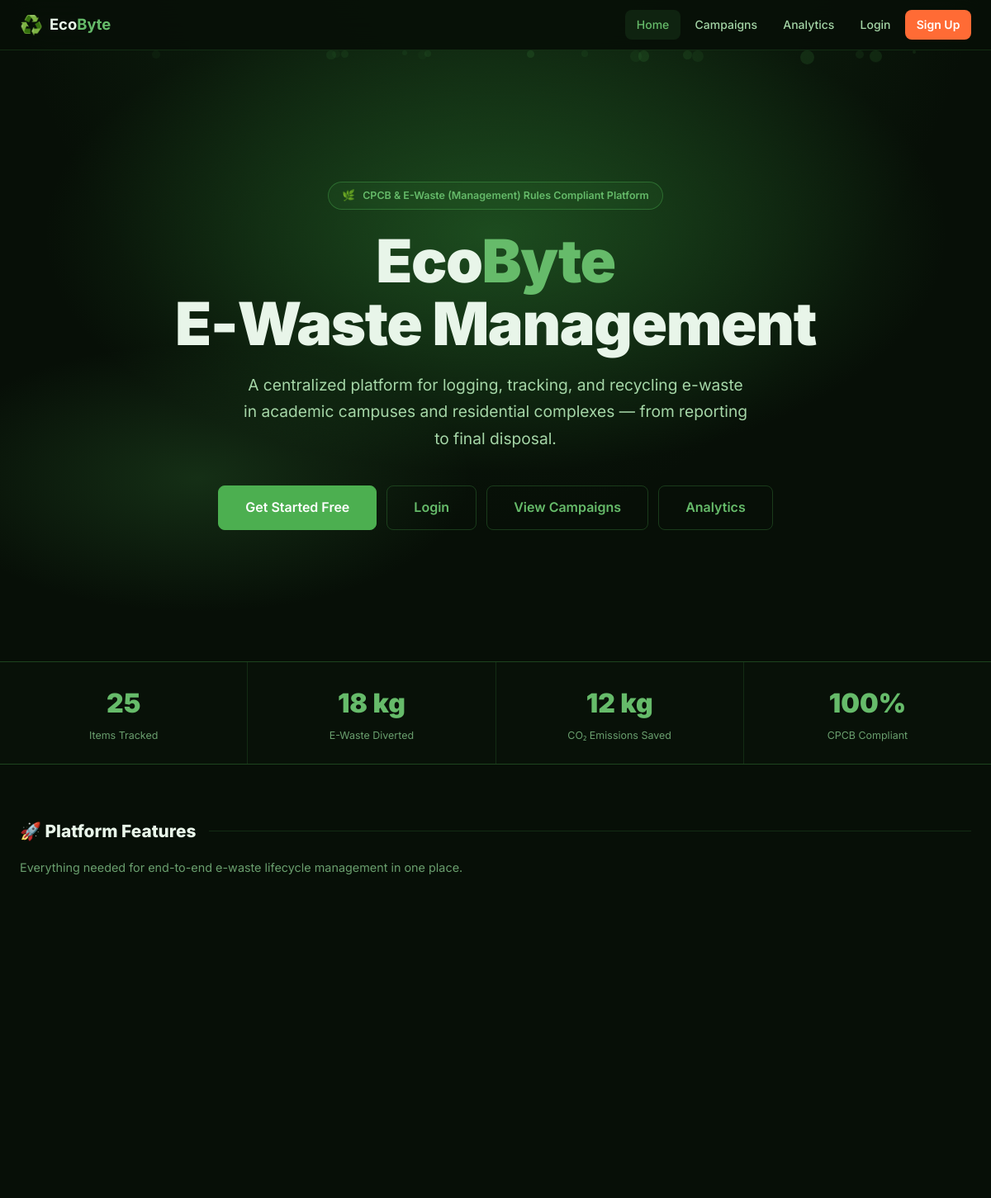
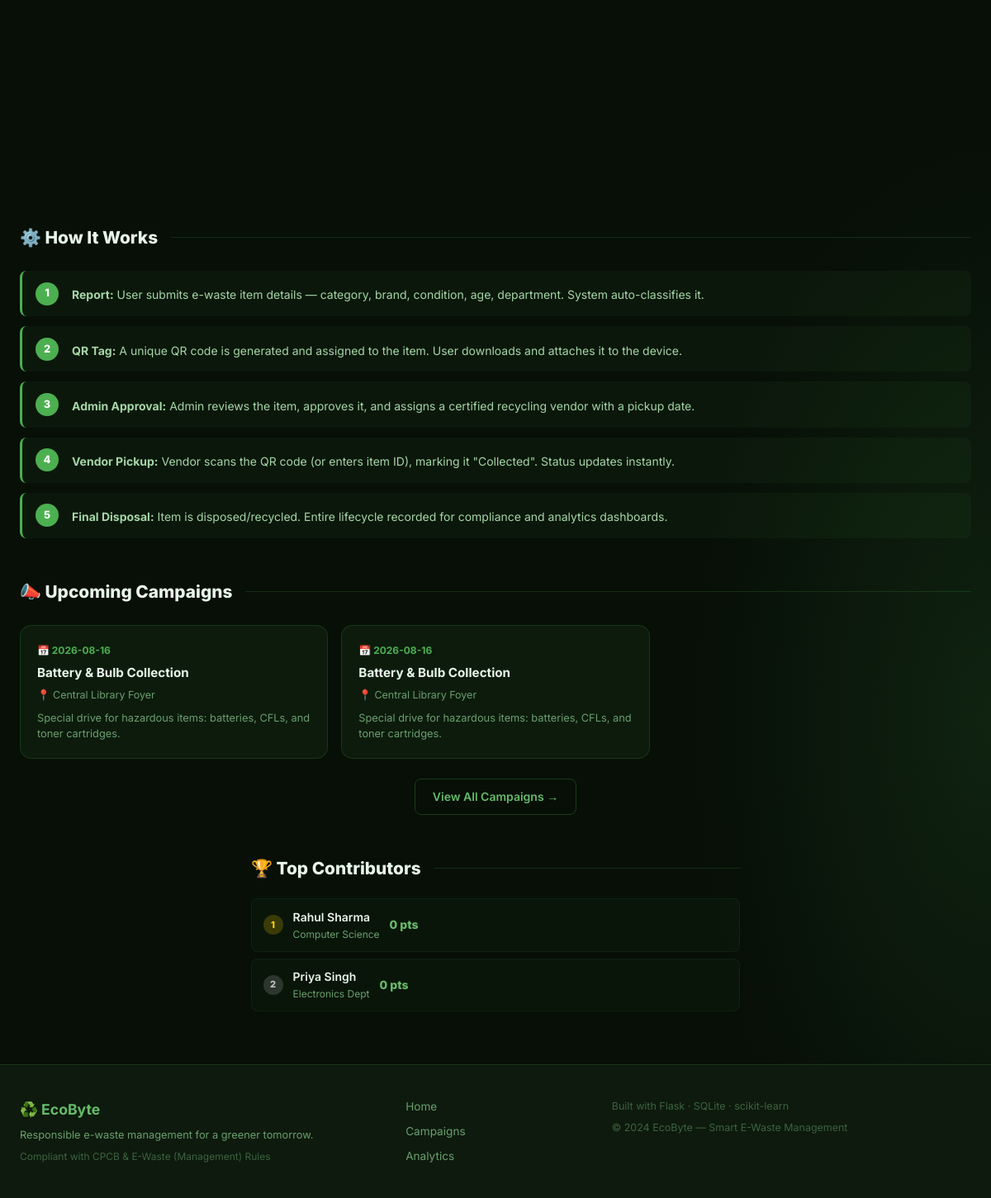
The page / on the database its author committed (2 pictures, top to bottom).
### tables this page shows
CREATE TABLE campaigns (
            id           INTEGER PRIMARY KEY AUTOINCREMENT,
            title        TEXT NOT NULL,
            description  TEXT DEFAULT '',
            date         TEXT NOT NULL,
            location     TEXT DEFAULT '',
            target_items INTEGER DEFAULT 50,
            created_by   INTEGER,
            created_at   TEXT DEFAULT (datetime('now'))
        );

CREATE TABLE users (
            id          INTEGER PRIMARY KEY AUTOINCREMENT,
            name        TEXT    NOT NULL,
            email       TEXT    UNIQUE NOT NULL,
            password_hash TEXT  NOT NULL,
            role        TEXT    DEFAULT 'user',
            department  TEXT    DEFAULT 'General',
            points      INTEGER DEFAULT 0,
            created_at  TEXT    DEFAULT (datetime('now'))
        );

### app.py (the view)
@app.route('/')
def index():
    campaigns   = db.get_upcoming_campaigns(6)
    leaderboard = db.get_leaderboard()
    return render_template('index.html', campaigns=campaigns, leaderboard=leaderboard)

### database.py (called while the page is built)
def get_db():
    conn = sqlite3.connect(DB_PATH)
    conn.row_factory = sqlite3.Row
    return conn

def get_leaderboard():
    conn = get_db()
    rows = conn.execute(
        "SELECT name, department, points FROM users WHERE role='user' ORDER BY points DESC LIMIT 10"
    ).fetchall()
    conn.close()
    return rows

def get_upcoming_campaigns(limit=6):
    conn = get_db()
    today = datetime.now().strftime('%Y-%m-%d')
    rows = conn.execute(
        'SELECT * FROM campaigns WHERE date >= ? ORDER BY date ASC LIMIT ?',
        (today, limit)
    ).fetchall()
    conn.close()
    return rows

### templates/index.html (shortened to what this page needs)
{% extends "base.html" %}
{% block content %}
<section class="hero">
  <div class="particles" aria-hidden="true" id="particles"></div>
  <div class="hero-content">
    <div class="hero-badge">
      🌿 &nbsp; CPCB &amp; E-Waste (Management) Rules Compliant Platform
    </div>
    <h1>
      Eco<span>Byte</span><br>E-Waste Management
    </h1>
    <p class="hero-sub">
      A centralized platform for logging, tracking, and recycling e-waste in
      academic campuses and residential complexes — from reporting to final disposal.
    </p>
    <div class="hero-actions">
      {% if not session.get('user_id') %}
        <a href="{{ url_for('signup') }}" class="btn btn-primary btn-lg">Get Started Free</a>
        <a href="{{ url_for('login') }}" class="btn btn-outline btn-lg">Login</a>
      {% else %}
        <a href="{{ url_for('report') }}" class="btn btn-primary btn-lg">+ Report an Item</a>
        <a href="{{ url_for('dashboard') }}" class="btn btn-outline btn-lg">My Dashboard</a>
      {% endif %}
      <a href="{{ url_for('campaigns') }}" class="btn btn-outline btn-lg">View Campaigns</a>
      <a href="{{ url_for('analytics') }}" class="btn btn-outline btn-lg">Analytics</a>
    </div>
  </div>
</section>
<div class="impact-strip">
  <div class="impact-item">
    <div class="impact-num" id="counterItems">0</div>
    <div class="impact-desc">Items Tracked</div>
  </div>
  <div class="impact-item">
    <div class="impact-num" id="counterKg">0 kg</div>
    <div class="impact-desc">E-Waste Diverted</div>
  </div>
  <div class="impact-item">
    <div class="impact-num" id="counterCO2">0 kg</div>
    <div class="impact-desc">CO₂ Emissions Saved</div>
  </div>
  <div class="impact-item">
    <div class="impact-num">100%</div>
    <div class="impact-desc">CPCB Compliant</div>
  </div>
</div>
<section class="features-section container">
  <h2 class="section-title">🚀 Platform Features</h2>
  <p style="color:var(--text-3);font-size:.9rem;max-width:600px">
    Everything needed for end-to-end e-waste lifecycle management in one place.
  </p>
  <div class="features-grid">
  </div>
</section>
<section class="steps-section container">
  <h2 class="section-title">⚙️ How It Works</h2>
  <div class="steps-list">
    <div class="step-item">
      <div class="step-number">1</div>
      <div class="step-text"><strong>Report:</strong> User submits e-waste item details — category, brand, condition, age, department. System auto-classifies it.</div>
    </div>
    <div class="step-item">
      <div class="step-number">2</div>
      <div class="step-text"><strong>QR Tag:</strong> A unique QR code is generated and assigned to the item. User downloads and attaches it to the device.</div>
    </div>
    <div class="step-item">
      <div class="step-number">3</div>
      <div class="step-text"><strong>Admin Approval:</strong> Admin reviews the item, approves it, and assigns a certified recycling vendor with a pickup date.</div>
    </div>
    <div class="step-item">
      <div class="step-number">4</div>
      <div class="step-text"><strong>Vendor Pickup:</strong> Vendor scans the QR code (or enters item ID), marking it "Collected". Status updates instantly.</div>
    </div>
    <div class="step-item">
      <div class="step-number">5</div>
      <div class="step-text"><strong>Final Disposal:</strong> Item is disposed/recycled. Entire lifecycle recorded for compliance and analytics dashboards.</div>
    </div>
  </div>
</section>
{% if campaigns %}
<section class="container" style="margin-bottom:3rem">
  <h2 class="section-title">📣 Upcoming Campaigns</h2>
  <div class="campaigns-grid">
    {% for camp in campaigns %}
    <div class="campaign-card">
      <div class="campaign-date">📅 {{ camp['date'] }}</div>
      <div class="campaign-title">{{ camp['title'] }}</div>
      {% if camp['location'] %}
        <div class="campaign-loc">📍 {{ camp['location'] }}</div>
      {% endif %}
      {% if camp['description'] %}
        <div class="campaign-desc">{{ camp['description'] }}</div>
      {% endif %}
    </div>
    {% endfor %}
  </div>
  <div style="text-align:center;margin-top:1.5rem">
    <a href="{{ url_for('campaigns') }}" class="btn btn-outline">View All Campaigns →</a>
  </div>
</section>
{% endif %}
{% if leaderboard %}
<section class="container" style="max-width:640px;margin-bottom:4rem">
  <h2 class="section-title">🏆 Top Contributors</h2>
  <div class="leaderboard-list">
    {% for user in leaderboard %}
    <div class="lb-item">
      <div class="lb-rank {% if loop.index0 == 0 %}gold{% elif loop.index0 == 1 %}silver{% elif loop.index0 == 2 %}bronze{% endif %}">
        {{ loop.index }}
      </div>
      <div>
        <div class="lb-name">{{ user['name'] }}</div>
        <div class="lb-dept">{{ user['department'] }}</div>
      </div>
      <div class="lb-pts">{{ user['points'] }} pts</div>
    </div>
    {% endfor %}
  </div>
</section>
{% endif %}
{% endblock %}

### rows shown on the page
campaigns: date "2026-08-16", title "Battery & Bulb Collection", location "Central Library Foyer", description "Special drive for hazardous items: batteries, CFLs, and toner cartridges."
campaigns: date "2026-08-16", title "Battery & Bulb Collection", location "Central Library Foyer", description "Special drive for hazardous items: batteries, CFLs, and toner cartridges."
users: name "Rahul Sharma", department "Computer Science", points "0"
users: name "Priya Singh", department "Electronics Dept", points "0"
